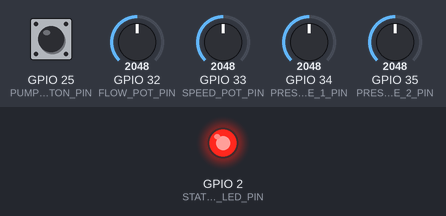
Bench run of a sketch on a simulated ESP32. Parts: output pins drawn as LEDs (lit = HIGH). Inputs (shaded band) come from the test bench; at power-on: GPIO 25 (PUMP_BUTTON_PIN) HIGH, GPIO 32 (FLOW_POT_PIN) = 2048, GPIO 33 (SPEED_POT_PIN) = 2048, GPIO 34 (PRESSURE_1_PIN) = 2048, GPIO 35 (PRESSURE_2_PIN) = 2048 (analog values on the 0–4095 scale). WiFi joins after 1.5 s; servers stay silent unless stated; uploads are accepted with an empty reply; what the sketch prints to the serial monitor is not drawn.

Above: at 2.7 s.
2.8 s: GPIO 25 (PUMP_BUTTON_PIN) pulled LOW for 0.15 s
At 3.8 s:
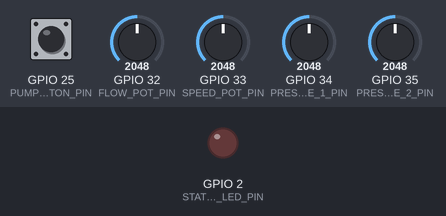
4.4 s: GPIO 25 (PUMP_BUTTON_PIN) pulled LOW for 1 s
At 5.0 s:
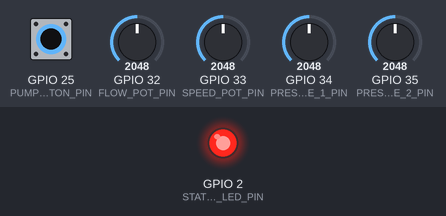
6.9 s: GPIO 25 (PUMP_BUTTON_PIN) pulled LOW for 3.2 s
At 8.1 s:
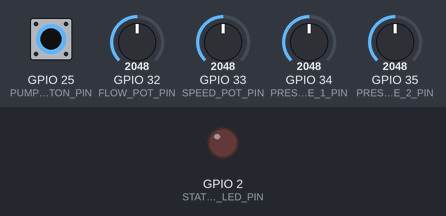
Timing chart, 0 to 9.9 s (numbered marks = the images above; inputs shaded):
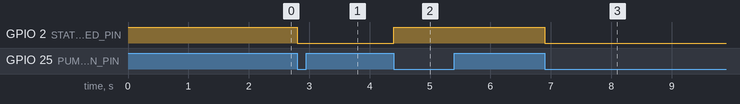

Measured:
- after the input at 2.8 s, GPIO 2 (STATUS_LED_PIN): HIGH → LOW at once
- after the input at 4.4 s, GPIO 2 (STATUS_LED_PIN): LOW → HIGH at once
- after the input at 6.9 s, GPIO 2 (STATUS_LED_PIN): HIGH → LOW at once

The sketch:

sketch.ino
```cpp
/*
  Simulador Wokwi de la placa ESP32 del atomizador.

  Controles:
  - Potenciómetro azul: presión ramal 1 (0-25 bar)
  - Potenciómetro verde: presión ramal 2 (0-25 bar)
  - Potenciómetro naranja: caudal total (0-80 L/min)
  - Potenciómetro violeta: velocidad (0-15 km/h)
  - Pulsador: bomba ON/OFF

  La placa se conecta a Wokwi-GUEST y envía el mismo JSON que la aplicación.
  Cambia API_URL por la IP/URL accesible de tu servidor Flask.
*/

#include <WiFi.h>
#include <HTTPClient.h>

const char* WIFI_SSID = "Wokwi-GUEST";
const char* WIFI_PASSWORD = "";
const char* API_URL = "http://192.168.1.100:5055/api/telemetry";
const char* API_KEY = "";

constexpr int PRESSURE_1_PIN = 34;
constexpr int PRESSURE_2_PIN = 35;
constexpr int FLOW_POT_PIN = 32;
constexpr int SPEED_POT_PIN = 33;
constexpr int PUMP_BUTTON_PIN = 25;
constexpr int STATUS_LED_PIN = 2;

constexpr float PRESSURE_MAX_BAR = 25.0f;
constexpr float FLOW_MAX_L_MIN = 80.0f;
constexpr float SPEED_MAX_KMH = 15.0f;
constexpr unsigned long SEND_INTERVAL_MS = 1000;

bool pumpOn = true;
bool lastButtonState = HIGH;
unsigned long lastDebounceMs = 0;
unsigned long lastSendMs = 0;
uint32_t sequenceNumber = 0;
float latitude = 41.6488000f;
float longitude = -0.8891000f;
float headingDegrees = 35.0f;

float readScaled(int pin, float maximum) {
  const int raw = analogRead(pin);
  return (raw / 4095.0f) * maximum;
}

void connectWiFi() {
  WiFi.mode(WIFI_STA);
  WiFi.begin(WIFI_SSID, WIFI_PASSWORD);
  Serial.print("Conectando a WiFi");
  unsigned long started = millis();
  while (WiFi.status() != WL_CONNECTED && millis() - started < 12000) {
    delay(300);
    Serial.print(".");
  }
  Serial.println();
  if (WiFi.status() == WL_CONNECTED) {
    Serial.print("WiFi conectado. IP: ");
    Serial.println(WiFi.localIP());
  } else {
    Serial.println("No se pudo conectar a WiFi");
  }
}

void updatePumpButton() {
  const bool buttonState = digitalRead(PUMP_BUTTON_PIN);
  if (buttonState != lastButtonState && millis() - lastDebounceMs > 40) {
    lastDebounceMs = millis();
    lastButtonState = buttonState;
    if (buttonState == LOW) {
      pumpOn = !pumpOn;
      Serial.printf("Bomba: %s\n", pumpOn ? "ON" : "OFF");
    }
  }
  digitalWrite(STATUS_LED_PIN, pumpOn ? HIGH : LOW);
}

void updateSimulatedGps(float speedKmh, float elapsedSeconds) {
  const float distanceM = (speedKmh / 3.6f) * elapsedSeconds;
  const float headingRad = headingDegrees * PI / 180.0f;
  latitude += (distanceM * cos(headingRad)) / 111320.0f;
  const float longitudeScale = 111320.0f * max(0.1f, cos(latitude * PI / 180.0f));
  longitude += (distanceM * sin(headingRad)) / longitudeScale;
}

void setup() {
  Serial.begin(115200);
  analogReadResolution(12);
  analogSetAttenuation(ADC_11db);
  pinMode(PUMP_BUTTON_PIN, INPUT_PULLUP);
  pinMode(STATUS_LED_PIN, OUTPUT);
  digitalWrite(STATUS_LED_PIN, HIGH);

  Serial.println("Atomizador ESP32 · simulador Wokwi");
  connectWiFi();
  lastSendMs = millis();
}

void loop() {
  updatePumpButton();

  const unsigned long now = millis();
  if (now - lastSendMs < SEND_INTERVAL_MS) {
    delay(5);
    return;
  }

  const float elapsedSeconds = (now - lastSendMs) / 1000.0f;
  lastSendMs = now;

  float pressure1 = readScaled(PRESSURE_1_PIN, PRESSURE_MAX_BAR);
  float pressure2 = readScaled(PRESSURE_2_PIN, PRESSURE_MAX_BAR);
  float flow = readScaled(FLOW_POT_PIN, FLOW_MAX_L_MIN);
  float speed = readScaled(SPEED_POT_PIN, SPEED_MAX_KMH);

  if (!pumpOn) {
    pressure1 = 0.0f;
    pressure2 = 0.0f;
    flow = 0.0f;
  }

  updateSimulatedGps(speed, elapsedSeconds);
  sequenceNumber++;

  String payload = "{";
  payload += "\"pressure_1_bar\":" + String(pressure1, 2) + ",";
  payload += "\"pressure_2_bar\":" + String(pressure2, 2) + ",";
  payload += "\"flow_l_min\":" + String(flow, 2) + ",";
  payload += "\"speed_kmh\":" + String(speed, 2) + ",";
  payload += "\"latitude\":" + String(latitude, 7) + ",";
  payload += "\"longitude\":" + String(longitude, 7) + ",";
  payload += "\"source\":\"esp32-wokwi\",";
  payload += "\"sequence\":" + String(sequenceNumber);
  payload += "}";

  Serial.println(payload);

  if (WiFi.status() != WL_CONNECTED) {
    connectWiFi();
  }
  if (WiFi.status() != WL_CONNECTED) return;

  HTTPClient http;
  http.begin(API_URL);
  http.addHeader("Content-Type", "application/json");
  if (strlen(API_KEY) > 0) http.addHeader("X-API-Key", API_KEY);
  const int statusCode = http.POST(payload);
  Serial.printf("HTTP %d\n", statusCode);
  if (statusCode > 0) Serial.println(http.getString());
  http.end();
}
```
